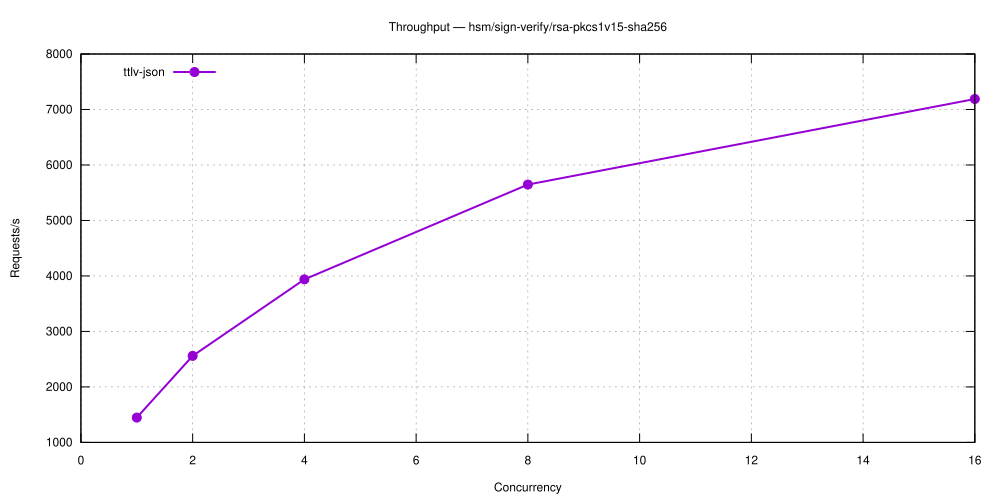

Here is the gnuplot script that generated this plot:
set terminal svg size 1000,500 enhanced font 'Helvetica,12'
set output 'hsm_sign-verify_rsa-pkcs1v15-sha256.svg'
set title 'Throughput — hsm/sign-verify/rsa-pkcs1v15-sha256'
set grid
set xlabel 'Concurrency'
set ylabel 'Requests/s'
set key top left
plot 'hsm_sign-verify_rsa-pkcs1v15-sha256-5.28.0-ttlv-json.dat' using 1:2 with linespoints lw 2 pt 7 title 'ttlv-json'
